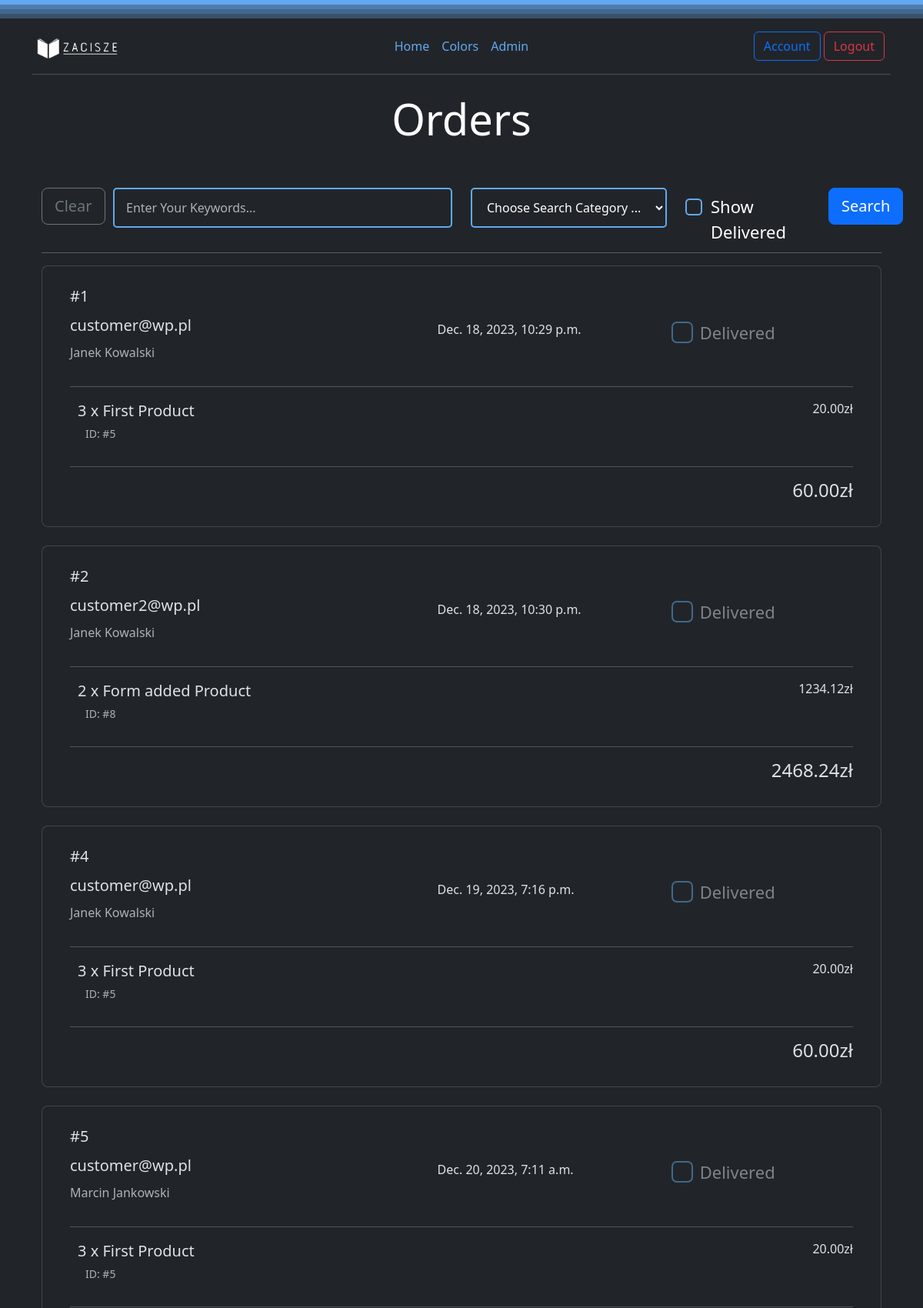
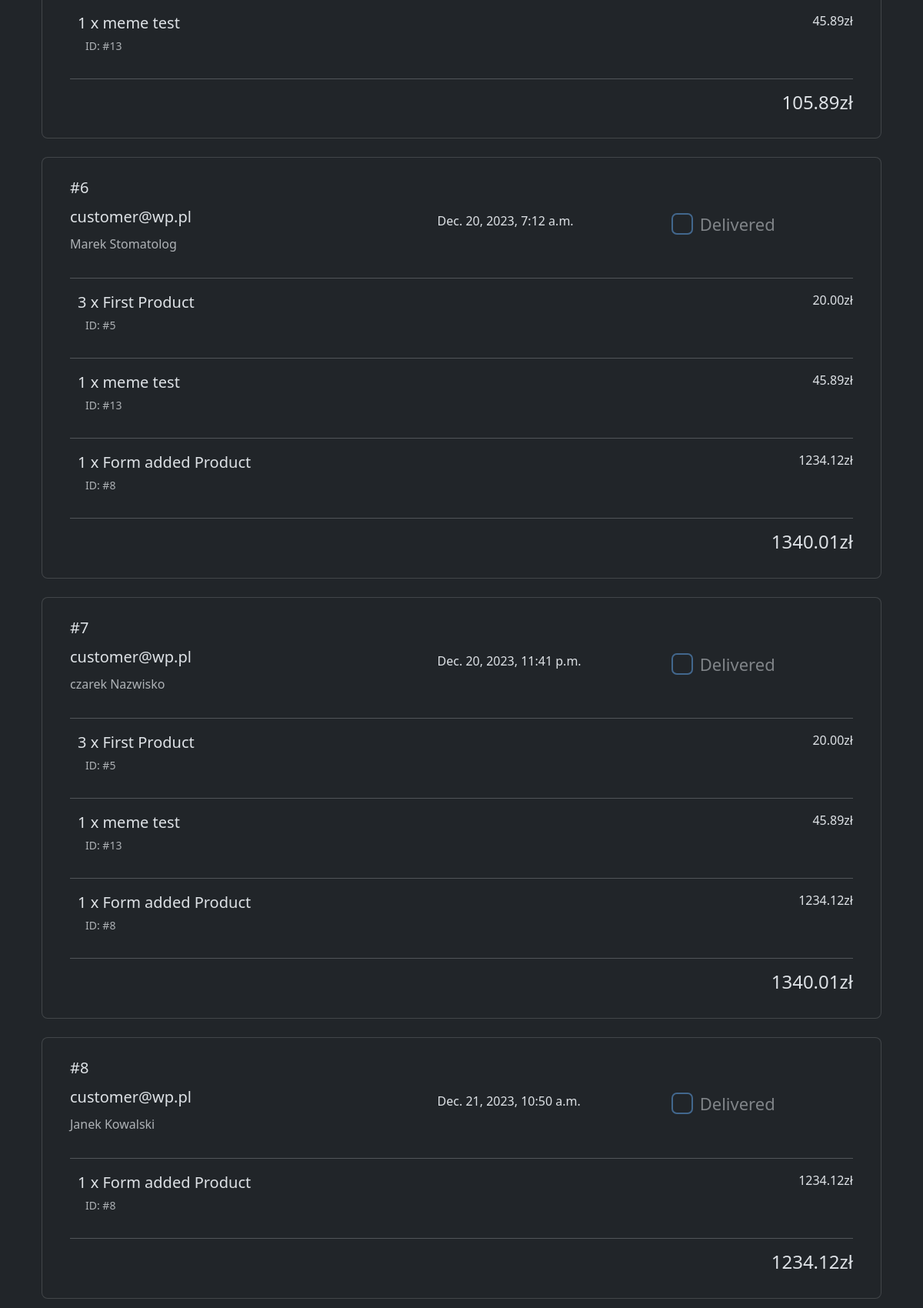
Screenshot of /orders_list/ (signed in, upper part) with the database file from the repository (2 pictures, top to bottom).
### store/models.py (models this page shows, shortened)
class Order(models.Model):
    id = HashidAutoField(primary_key=True, min_length=16, salt="OrderSalt_skhjfks")
    user = models.ForeignKey(Account, on_delete=models.CASCADE, null=False, blank=False)
    products = models.ManyToManyField(Product, through='OrderItem')
    order_date = models.DateTimeField(auto_now_add=True)
    first_name = models.CharField(max_length=200, null=False, blank=False)
    last_name = models.CharField(max_length=200, null=False, blank=False)
    address = models.CharField(max_length=400, null=False, blank=False)
    country = models.CharField(max_length=200, null=False, blank=False)
    city = models.CharField(max_length=200, null=False, blank=False)
    zip_code = models.CharField(max_length=6, null=False, blank=False)
    card_name = models.CharField(max_length=400, null=False, blank=False)
    card_id = models.CharField(max_length=19, null=False, blank=False)
    card_exp = models.CharField(max_length=5, null=False, blank=False)
    card_cvv = models.CharField(max_length=3, null=False, blank=False)
    delivered = models.BooleanField(null=False, blank=True, default=False)
    @property
    def get_order_total(self):
        orderitems = self.orderitem_set.all()
        total = sum([item.get_total for item in orderitems])
        return total

class OrderItem(models.Model):
    order = models.ForeignKey(Order, on_delete=models.CASCADE)
    product = models.ForeignKey(Product, on_delete=models.CASCADE)
    quantity = models.PositiveIntegerField(default=1)
    @property
    def get_total(self):
        total = self.product.price * self.quantity
        return total

class Product(models.Model):
    product_id = models.AutoField(primary_key=True)
    title = models.CharField(max_length=200, null=False, blank=False, unique=True)
    description = models.CharField(max_length=5000, null=False, blank=True, default='')
    authors = models.CharField(max_length=200, null=False, blank=False)
    image = models.ImageField(upload_to=upload_location)
    price = models.FloatField(null=False, blank=False)
    added_by = models.ForeignKey(Account, on_delete=models.CASCADE)
    slug = models.SlugField(blank=True, unique=True)
    is_deleted = models.BooleanField(null=False, blank=True, default=False)

### account/models.py (models this page shows, shortened)
class Account(AbstractBaseUser):
    email                   = models.EmailField(verbose_name="email", max_length=60, unique=True)
    username                = models.CharField(max_length=30)
    date_joined             = models.DateTimeField(verbose_name='date joined', auto_now_add=True)
    last_login              = models.DateTimeField(verbose_name='last login', auto_now=True)
    is_admin                = models.BooleanField(default=False)
    is_active               = models.BooleanField(default=True)
    is_staff                = models.BooleanField(default=False)
    is_superuser            = models.BooleanField(default=False)
    USERNAME_FIELD = 'email'
    REQUIRED_FIELDS =['username']
    objects = MyAccountManager()

### store/views.py (the view, shortened to what this page needs)
# urls.py: path('orders_list/', orders_list_view, name='orders_list'),
def orders_list_view(request):
    if not request.user.is_authenticated or not request.user.is_staff:
        return redirect('must_authenticate')
    context = {}
    keywords = request.GET.get('keywords', '')
    search_category = request.GET.get('search_category', '')
    display_delivered = 'display_delivered' in request.GET
    if 'search_clear' in request.GET:
        keywords = ''
        search_category = ''
        display_delivered = False
    context['keywords'] = keywords
    context['search_category'] = search_category
    context['display_delivered'] = display_delivered
    if search_category == '1': # by 'ID' # OK
        if display_delivered:
            tmp_orders = Order.objects.all()
        else:
            tmp_orders = Order.objects.filter(delivered=False)
        orders = []
        for order in tmp_orders:
            if keywords in str(order.id):
                orders.append(order)
    elif search_category == '2': # by 'Email' # OK
        if display_delivered:
            orders = Order.objects.filter(user__email__contains=keywords)
        else:
            orders = Order.objects.filter(user__email__contains=keywords, delivered=False)
    else:
        if display_delivered:
            orders = Order.objects.all()
        else:
            orders = Order.objects.filter(delivered=False)
    context['orders'] = orders
    return render(request, 'store/orders_list.html', context)

### store/templates/store/orders_list.html (shortened to what this page needs)
{% extends 'base.html' %}
{% block content %}
<div class="container">
    <div class="row">
        <div class="col">
        </div>
        <div class="col">
            <h1 class="display-4 flex-grow-1 text-center">Orders</h1>
        </div>
        <div class="col">
        </div>
    </div>
    <br>
    <div class="container">
        <br>
        <div class="row">
            <form class="career-form" method="get">
                <div class="row">
                    <div class="col-lg-1">
                        <button type="submit" class="btn btn-lg btn-outline-secondary" name="search_clear">
                            Clear
                        </button>
                    </div>
                    <div class="col-lg-5">
                        <div class=" component-border">
                            <input type="text" class="form-control good-look" placeholder="Enter Your Keywords..."
                                value="{{keywords}}" name="keywords">
                        </div>
                    </div>
                    <div class="col-lg-3">
                        <div class=" component-border">
                            <select class="custom-select good-look" name="search_category">
                                <option selected>Choose Search Category ...</option>
                            </select>
                        </div>
                    </div>
                    <div class="col-lg-2">
                        <div class="form-check" style="font-size: 22px; transform: translateY(8px);">
                            <input class="form-check-input chbox-look" type="checkbox" name="display_delivered" style="cursor: pointer;"
                                id="chbox" {% if display_delivered %} checked {% endif %}>
                            <label class="form-check-label chbox-label" for="chbox">
                                Show Delivered
                            </label>
                        </div>
                    </div>
                    <div class="col-lg-1">
                        <button type="submit" class="btn btn-lg btn-primary" name="search_submit">
                            Search
                        </button>
                    </div>
                </div>
            </form>
        </div>
        <hr>
        <div class="container h-100">
            {% include 'snippets/orders_items_list.html' with account=False %}
        </div>
    </div>
</div>
{% endblock content %}

### templates/snippets/orders_items_list.html
<div class="row d-flex justify-content-center align-items-center h-100">
    {% if orders %}
    {% for order in orders %}
    <div class="card rounded-3 mb-4">
        <div class="card-body p-4">
            <div class="row d-flex justify-content-between align-items-center">
                <div class="col-5">
                    <p class="lead fw-normal mb-2">
                        #{{order.id}}
                    </p>
                    {% if not account %}
                    <p class="lead fw-small mb-2">
                        {{order.user.email}}
                    </p>
                    <p class="text-muted">
                        {{order.first_name}} {{order.last_name}}
                    </p>
                    {% endif %}
                </div>
                <div class="col-3">
                    {{order.order_date}}
                </div>
                <div class="col-3">
                    <a>
                        <input class="form-check-input chbox-order-look" type="checkbox" name="display_delivered"
                            id="chbox" {% if order.delivered %} checked {% endif %} disabled>
                        <label class="lead form-check-label chbox-label"
                            style="font-weight: normal; font-size: 22px; transform: translate(5px,5px);">
                            Delivered
                        </label>
                    </a>
                </div>
            </div>
            <hr>
            {% for item in order.orderitem_set.all %}
            <div>
                <diw class="row">
                    <div class="col-10">
                        <p class="lead fw-normal mb-1" style="margin-left: 10px;">
                            {{item.quantity}} x {{item.product.title}}
                        </p>
                        {% if not account %}
                        <p class="lead text-small text-muted" style="margin-left: 20px; font-size: 14px;">
                            ID: #{{item.product.product_id}}
                        </p>
                        {% endif %}
                    </div>
                    <div class="text-end col-2">
                        {{item.product.price|floatformat:2}}zł
                    </div>
                </diw>
                <hr>
            </div>
            {% endfor %}
            <h4 class="text-end">
                {{order.get_order_total|floatformat:2}}zł
            </h4>
        </div>
    </div>
    {% endfor %}
    {% else %}
    Orders list is empty!
    {% endif %}
</div>

### static/css/style.css (style rules this page uses)
:root { --color-1: #1E2027; --color-2: #65866A; --color-3: #445ACA; --color-133: #000; --color-13: #000; --color-113: #000; }
body { background-color: var(--color-1); color: var(--color-2); }
.career-form .form-control { border: 0; padding: 12px 15px; }
.career-form .custom-select { border: 0; padding: 12px 15px; width: 100%; text-align: left; height: auto; background-image: none; }
.good-look { background-color: var(--color-1); border-radius: 5px; }
.component-border { border: 2px solid var(--color-3); border-radius: 5px; }
.chbox-look { border: 2px solid var(--color-3); }
.chbox-order-look { font-size: 28px; border: 2px solid var(--color-3); }

### rows the page displays
Order: id "1", user.email "customer@wp.pl", first_name "Janek", last_name "Kowalski", order_date "Dec. 18, 2023, 10:29 p.m.", get_order_total "60.00"
OrderItem: quantity "3", product "First Product", product.product_id "5", product.price "20.00"
Order: id "2", user.email "customer2@wp.pl", first_name "Janek", last_name "Kowalski", order_date "Dec. 18, 2023, 10:30 p.m.", get_order_total "2468.24"
OrderItem: quantity "2", product "Form added Product", product.product_id "8", product.price "1234.12"
Order: id "4", user.email "customer@wp.pl", first_name "Janek", last_name "Kowalski", order_date "Dec. 19, 2023, 7:16 p.m.", get_order_total "60.00"
OrderItem: quantity "3", product "First Product", product.product_id "5", product.price "20.00"
Order: id "5", user.email "customer@wp.pl", first_name "Marcin", last_name "Jankowski", order_date "Dec. 20, 2023, 7:11 a.m.", get_order_total "105.89"
OrderItem: quantity "3", product "First Product", product.product_id "5", product.price "20.00"
OrderItem: quantity "1", product "meme test", product.product_id "13", product.price "45.89"
Order: id "6", user.email "customer@wp.pl", first_name "Marek", last_name "Stomatolog", order_date "Dec. 20, 2023, 7:12 a.m.", get_order_total "1340.01"
OrderItem: quantity "3", product "First Product", product.product_id "5", product.price "20.00"
OrderItem: quantity "1", product "meme test", product.product_id "13", product.price "45.89"
OrderItem: quantity "1", product "Form added Product", product.product_id "8", product.price "1234.12"
Order: id "7", user.email "customer@wp.pl", first_name "czarek", last_name "Nazwisko", order_date "Dec. 20, 2023, 11:41 p.m.", get_order_total "1340.01"
OrderItem: quantity "3", product "First Product", product.product_id "5", product.price "20.00"
OrderItem: quantity "1", product "meme test", product.product_id "13", product.price "45.89"
OrderItem: quantity "1", product "Form added Product", product.product_id "8", product.price "1234.12"
Order: id "8", user.email "customer@wp.pl", first_name "Janek", last_name "Kowalski", order_date "Dec. 21, 2023, 10:50 a.m.", get_order_total "1234.12"
OrderItem: quantity "1", product "Form added Product", product.product_id "8", product.price "1234.12"
